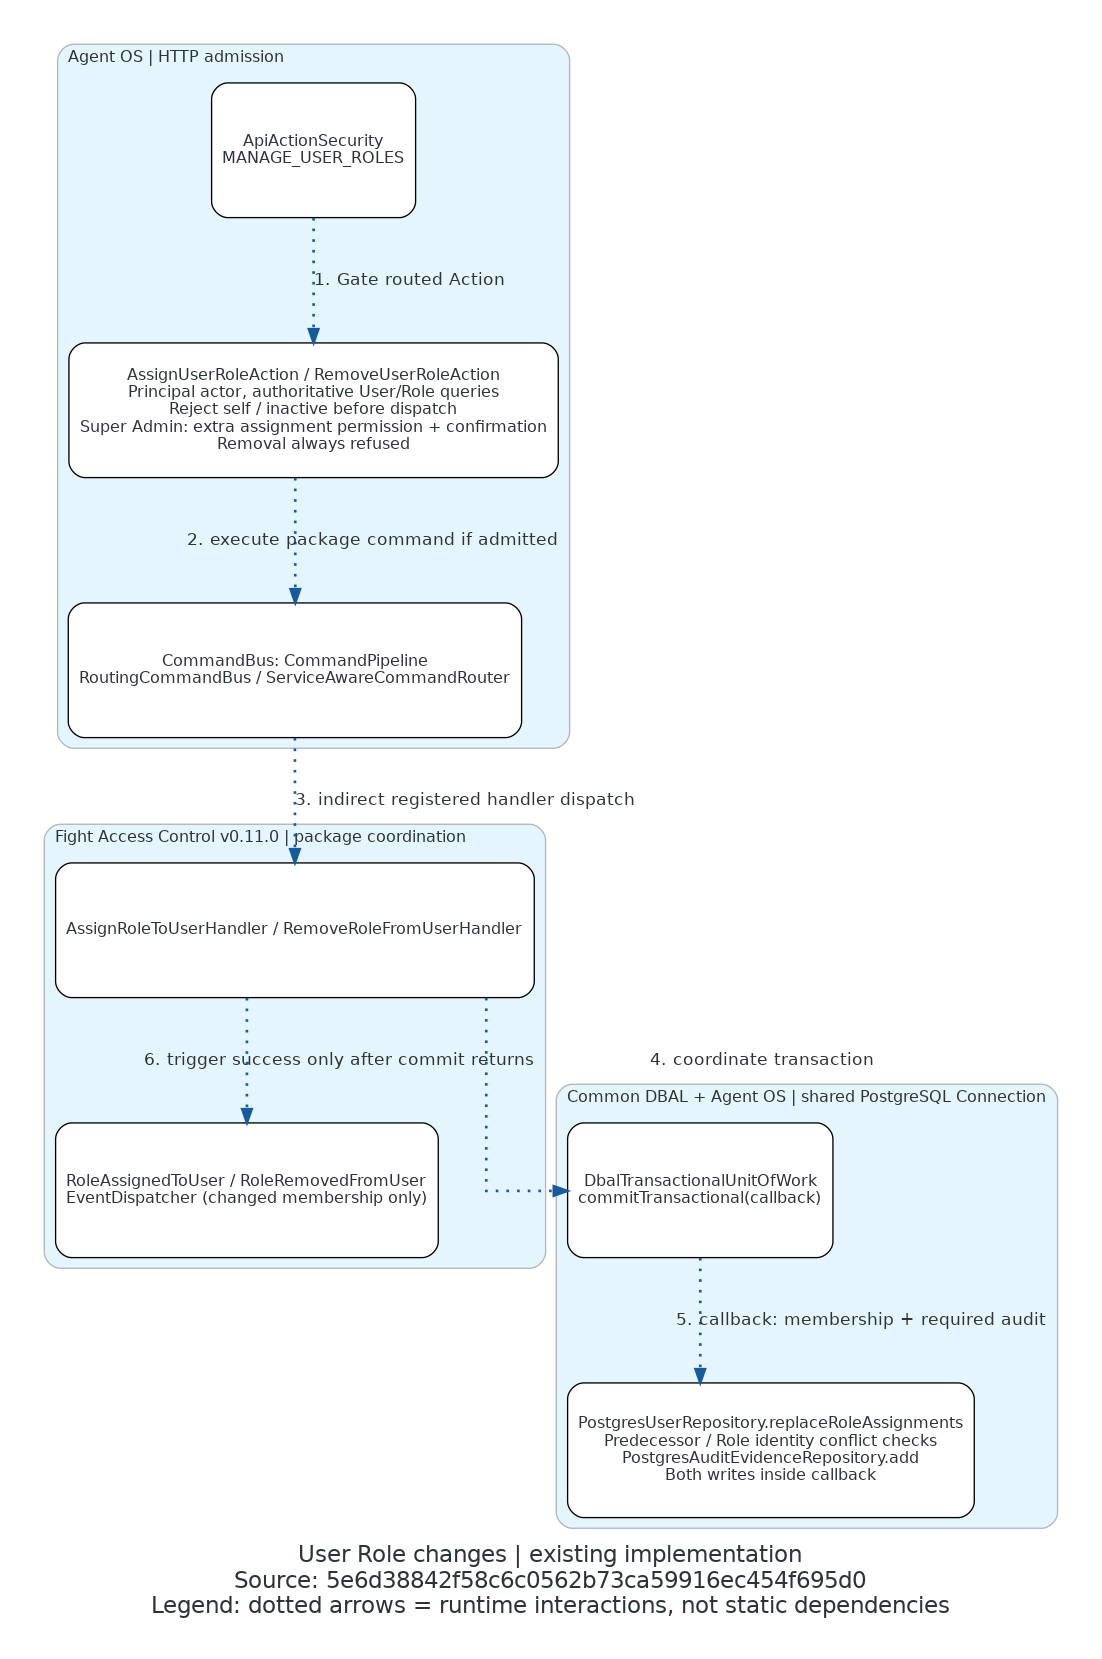

The script that drew this image:
"""Render the existing User Role change flow; source traces are in README.md."""
from pathlib import Path

from diagrams import Cluster, Diagram, Edge, Node


def step(label):
    return Edge(label=label, style="dotted", color="#185b9d", penwidth="2")


with Diagram(
    "User Role changes | existing implementation\n"
    "Source: 5e6d38842f58c6c0562b73ca59916ec454f695d0\n"
    "Legend: dotted arrows = runtime interactions, not static dependencies",
    filename=str(Path(__file__).with_suffix("")), outformat="png", show=False,
    direction="TB",
    graph_attr={"fontname": "DejaVu Sans", "fontsize": "17", "pad": "0.35", "ranksep": "1.1"},
    node_attr={"shape": "box", "style": "rounded,filled", "fillcolor": "white",
               "fontname": "DejaVu Sans", "fontsize": "12", "fixedsize": "false", "labelloc": "c"},
    edge_attr={"fontname": "DejaVu Sans", "fontsize": "10"},
):
    with Cluster("Agent OS | HTTP admission"):
        gate = Node("ApiActionSecurity\nMANAGE_USER_ROLES", nodeid="gate")
        actions = Node("AssignUserRoleAction / RemoveUserRoleAction\n"
                       "Principal actor, authoritative User/Role queries\n"
                       "Reject self / inactive before dispatch\n"
                       "Super Admin: extra assignment permission + confirmation\n"
                       "Removal always refused", nodeid="actions")
        bus = Node("CommandBus: CommandPipeline\nRoutingCommandBus / ServiceAwareCommandRouter",
                   nodeid="bus")
    with Cluster("Fight Access Control v0.11.0 | package coordination"):
        handlers = Node("AssignRoleToUserHandler / RemoveRoleFromUserHandler", nodeid="handlers")
        events = Node("RoleAssignedToUser / RoleRemovedFromUser\nEventDispatcher (changed membership only)",
                      nodeid="events")
    with Cluster("Common DBAL + Agent OS | shared PostgreSQL Connection"):
        transaction = Node("DbalTransactionalUnitOfWork\ncommitTransactional(callback)", nodeid="transaction")
        writes = Node("PostgresUserRepository.replaceRoleAssignments\n"
                      "Predecessor / Role identity conflict checks\n"
                      "PostgresAuditEvidenceRepository.add\n"
                      "Both writes inside callback", nodeid="writes")
    gate >> step("1. Gate routed Action") >> actions
    actions >> step("2. execute package command if admitted") >> bus
    bus >> step("3. indirect registered handler dispatch") >> handlers
    handlers >> step("4. coordinate transaction") >> transaction
    transaction >> step("5. callback: membership + required audit") >> writes
    handlers >> step("6. trigger success only after commit returns") >> events
